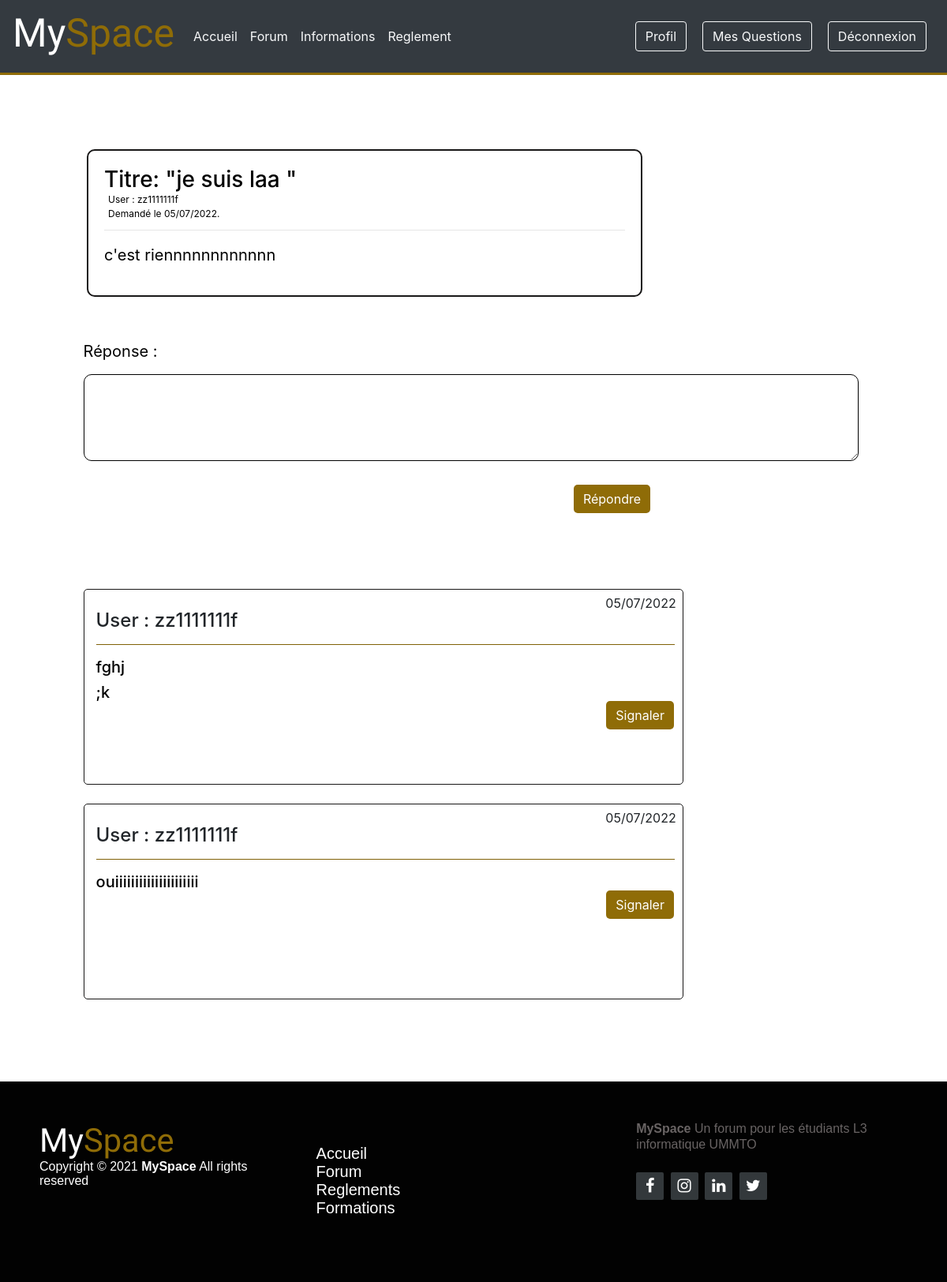
Screenshot of /utilisateur/v/php/article.php?id=43 (signed in) with the database file from the repository.
### tables this page shows
CREATE TABLE `questions` (
  `id` int(11) NOT NULL,
  `titre` text NOT NULL,
  `categorie` int(11) NOT NULL,
  `contenu` text NOT NULL,
  `email_auteur` varchar(255) NOT NULL,
  `pseudo_auteur` text NOT NULL,
  `date_publication` text NOT NULL
);

CREATE TABLE `answers` (
  `id` int(11) NOT NULL,
  `email_auteur` varchar(255) NOT NULL,
  `pseudo_auteur` varchar(255) NOT NULL,
  `id_question` int(11) NOT NULL,
  `contenu` text NOT NULL,
  `date_publication` text NOT NULL
);

### utilisateur/c/questions/article_action.php (called while the page is built, shortened)
<?php
require('../../m/conbd.php');
if(isset($_GET['id']) AND !empty($_GET['id'])){
    $idOfTheQuestion = $_GET['id'];
    $checkIfQuestionExists = $bdd->prepare('SELECT * FROM questions WHERE id = ?');
    $checkIfQuestionExists->execute(array($idOfTheQuestion));
    if($checkIfQuestionExists->rowCount() > 0){
        $questionsInfos = $checkIfQuestionExists->fetch();
        $question_title = $questionsInfos['titre'];
        $question_content = $questionsInfos['contenu'];
        $question_pseudo_author = $questionsInfos['pseudo_auteur'];
        $question_publication_date = $questionsInfos['date_publication'];
    }else{
        $errorMsg = "Aucune question n'a été trouvée";
    }
}else{
    $errorMsg = "Aucune question n'a été trouvée";
}
?>

### utilisateur/c/questions/reponses_toutes.php (called while the page is built)
<?php
require('../../m/conbd.php');
$getAllAnswersOfThisQuestion = $bdd->prepare('SELECT id, email_auteur, pseudo_auteur, id_question, contenu, date_publication FROM answers WHERE id_question = ? ORDER BY id DESC');
$getAllAnswersOfThisQuestion->execute(array($idOfTheQuestion));
?>

### utilisateur/v/php/article.php (the view, shortened to what this page needs)
<?php
    require('../../c/questions/article_action.php');
    require('../../c/questions/reponse_quest.php');
    require('../../c/questions/reponses_toutes.php');
?>
<!DOCTYPE html>
<html lang="fr">
    <head>
      <link rel="stylesheet" href="../css/article.css">
      <link rel="stylesheet" href="../css/footer.css">
      <link rel="stylesheet" href="../css/navbar.css">
      <link rel="stylesheet" href="http://maxcdn.bootstrapcdn.com/font-awesome/4.2.0/css/font-awesome.min.css">
      <link rel="stylesheet" href="https://cdn.jsdelivr.net/npm/bootstrap@4.6.1/dist/css/bootstrap.min.css">
    </head>
   <body>
     <div>
        <?php
          require('../includes/navbar.php');
        ?>
        <div>
          <?php
            if(isset($question_publication_date)){
            ?>
            <br><br>
              <fieldset class="f">
                <section class="qst">
                  <h3>Titre: "<?= $question_title; ?>"</h3>
                  <small>
                    <p> User : <?=$question_pseudo_author;?> <br>
                     Demandé le <?=$question_publication_date;?>.</p>
                  </small>
                  <hr>
                  <p class="content"><?= $question_content; ?></p>
              </section>
            </fieldset>
              <br>
              <section class="rep">
                <form method="POST">
                  <div>
                    <div>
                      <label> Réponse : </label>
                    </div>
                    <textarea rows="4" cols="93" name="answer"></textarea>
                    <br><br>
                    <button class="btn btn-outline-dark my-2 my-sm-0" type="submit" name="validate">Répondre</button>
                 </div>
                </form>
                <br><br>
                <br><br>
                <?php
                  while($answer = $getAllAnswersOfThisQuestion->fetch()){
                    ?>
                    <fieldset class="d">
                      <div class="rep1">
                          <div class="date">
                            <p> <?= $answer['date_publication'] ?></p>
                          </div>
                          <div class="a">
                            <h4> User :  <?= $answer['pseudo_auteur']; ?></h4>
                            <hr>
                         </div>
                       <div class="b">
                        <?php
                          $array = preg_split('/[,.\-@n ]/', $answer['contenu'] );
                          foreach($array as $contenu){ ?>
                            <h5><?= $contenu; ?></h5>
                           <?php
                          }
                        ?>
                       </div>
                       <form action= "" method="POST" class="signaler">
                          <button class="btn btn-outline-dark my-2 my-sm-0" type="submit" name="signaler">Signaler</button>
                       </form>
                     </div>
                  </fieldset>
                  <br>
                  <?php
                  }
                ?>
              </section>
              <?php
            }
         ?>
       </div>
        <?php
          require('../includes/footer.php');
        ?>
     </div>
   </body>
</html>

### utilisateur/v/css/article.css (style rules this page uses)
.qst { margin-right:50px ; margin-top: 30px; margin-left: 60px; color: rgb(0, 0, 0); border-radius: 10px; padding-top: 20px; padding-right: 20px; padding-left: 20px; padding-bottom: 20px; border: 2px solid rgb(24, 23, 23); }
h3 { font-size: 25px; font-weight:lighter; }
.qst .content { font-size: 20px; }
.qst small p { color:var(--color); text-decoration: none; margin-left: 5px; font-size: 12px; margin-top: -9px; margin-bottom: -5px; }
.rep { margin-left: 60px; margin-top: 30px; align-items: center; }
.rep label { color: rgb(0, 0, 0); font-size: 20px; margin-left: 4%; }
.rep textarea { background: inherit; border: 1px solid rgb(0, 0, 0); border-radius: 10px; color:rgb(0, 0, 0); padding: 6px; margin-top: 6px; margin-left: 4%; }
.a { text-decoration: none; color:var(--color); margin-left: 5px; font-size: 16px; margin-right: 5px; }
.rep div button { font-size: 1em; background-color: inherit; border:2px solid var(--color); color: white; border-radius: 5px; cursor:pointer; transition:color 0.5s,background-color 0.5s; margin-left: 58.5%; background-color: #8f6c07; }
.a hr { background-color: #8f6c07 ; margin-right: 5px; }
.rep1 .b h5 { color: rgb(0, 0, 0); }
.f { border-radius: 50px; margin-left: 50px; margin-right: 28%; }
.rep1 { border-radius: 5px; margin-right: 30%; margin-left: 4%; padding-left: 10px; border: 1px solid rgb(24, 23, 23); width: 760px; min-height: 31vh; }
form.signaler { padding-bottom: -10%; margin-left: 69%; margin-top: -9px; }
.date { margin-left: 87%; padding-bottom: -30%; margin-bottom: -20px; margin-top: 5px; }
.b { margin-left: 5px; margin-top: 15px; }

### utilisateur/v/css/navbar.css (style rules this page uses)
.btn { margin:10px; }

### rows the page displays
questions: titre "je suis laa", pseudo_auteur "zz1111111f", date_publication "05/07/2022", contenu "c'est riennnnnnnnnnnn"
answers: date_publication "05/07/2022", pseudo_auteur "zz1111111f", contenu "fghj", contenu ";k"
answers: date_publication "05/07/2022", pseudo_auteur "zz1111111f", contenu "ouiiiiiiiiiiiiiiiiiiiii"
